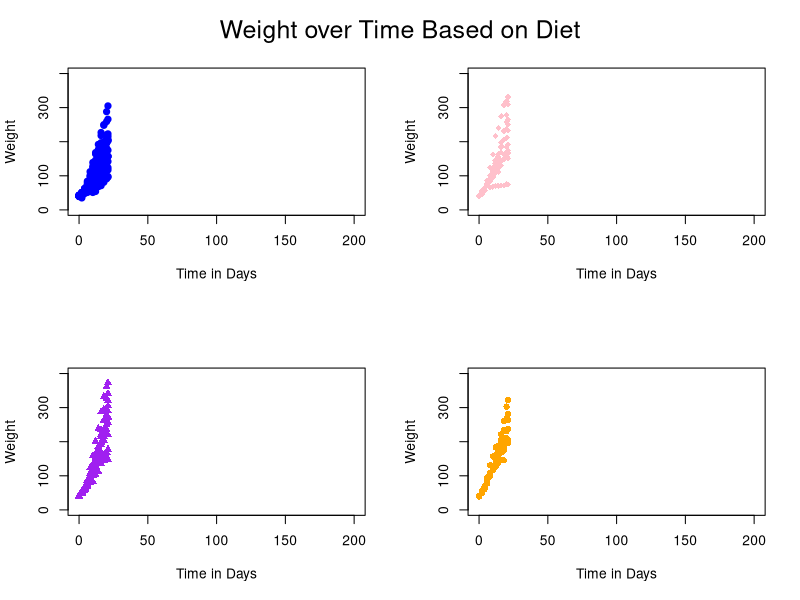
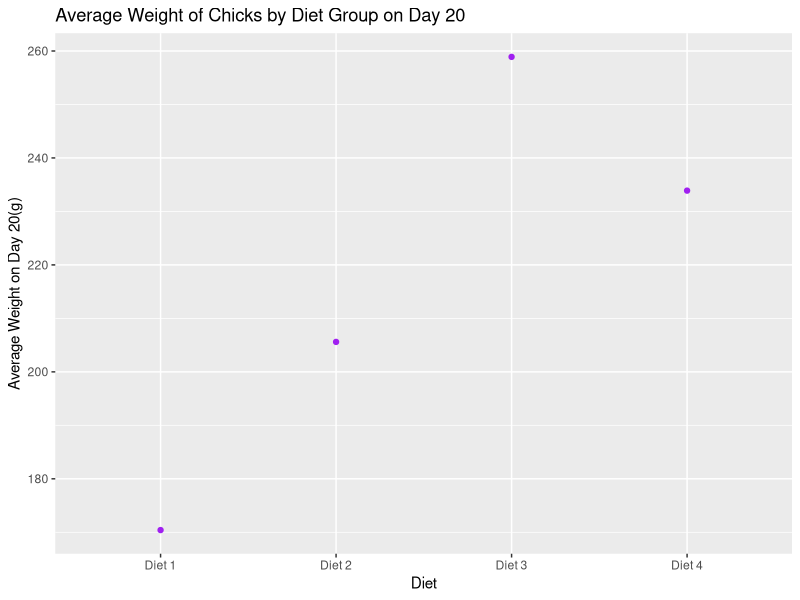
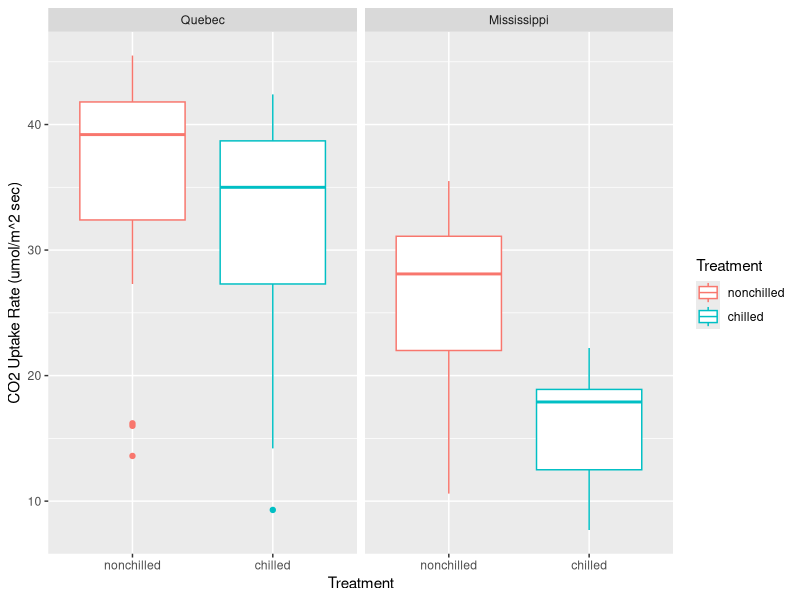
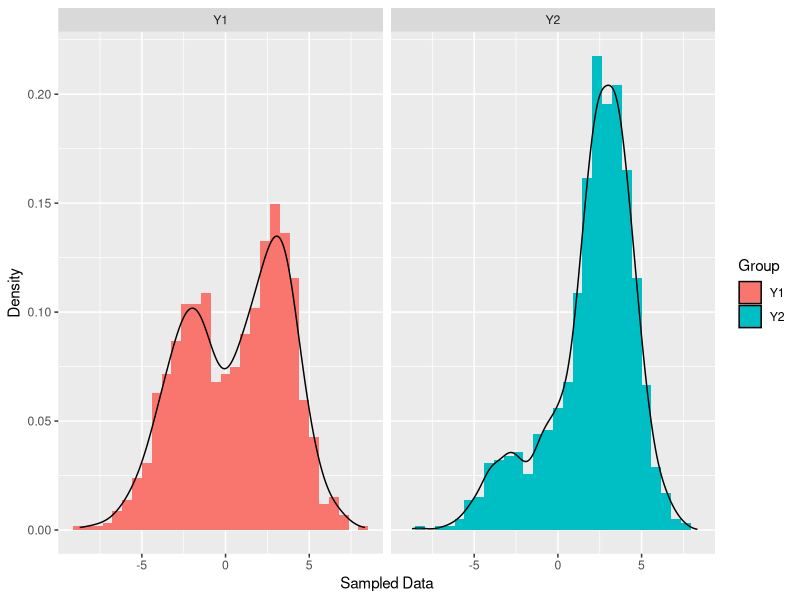

Recreate these plots in R, in order.
## ---- chunk 1
knitr::opts_chunk$set(echo = TRUE)
## ---- chunk 2
library(ggplot2)
library(tidyverse)
#Plot #1 - Doing Scatterplots with GGplot
head(ChickWeight)
chick<-(ChickWeight)
par(mfrow=c(2,2))
#A really long way to do this, but this makes subsets of the data by diet
Diet_One<-subset(chick, chick$Diet=="1")
Diet_Two<-subset(chick, chick$Diet=="2")
Diet_Three<-subset(chick, chick$Diet=="3")
Diet_Four<-subset(chick, chick$Diet=="4")
#plotting the subset of data and making it pretty with descriptions and colors 
plot(Diet_One$weight ~ Diet_One$Time, pch=19, xlab ="Time in Days", ylab="Weight", ylim=c(0,400), xlim=c(0,200), col="blue")
plot(Diet_Two$weight ~ Diet_Two$Time, pch=18, xlab ="Time in Days", ylab="Weight", ylim=c(0,400), xlim=c(0,200), col="pink")
plot(Diet_Three$weight ~ Diet_Three$Time, pch=17, xlab ="Time in Days", ylab="Weight", ylim=c(0,400), xlim=c(0,200), col="purple")
plot(Diet_Four$weight ~ Diet_Four$Time, pch=16, xlab ="Time in Days", ylab="Weight", ylim=c(0,400), xlim=c(0,200),col="orange")
mtext("Weight over Time Based on Diet", outer = T, cex = 1.5, line = -2.5)

#Here we have a long string of pipes to determine the average weight of chicks 
#by diet group on the 20th day of the study where Time is 20. 
levels(ChickWeight$Diet) <- c("Diet 1","Diet 2","Diet 3","Diet 4") #Organize the data by diet. 
#The pipe is here 
Day20WeightAvg <-  filter(ChickWeight, (Time == 20)) %>%
  group_by(Diet, Time) %>%
  summarise(Mean = mean(weight))

head(Day20WeightAvg) #This shows the four diets, with time 20, and the mean weight of the chicks on that day
Day20WeightAvg$Time <- as.factor(Day20WeightAvg$Time) 
#Here I did a plot just to visualize the data for the mean weight on day 20 for each diet. 
ggplot(Day20WeightAvg, aes(x=Diet, y=Mean)) + geom_point(col="purple") + labs(x = 'Diet', y = 'Average Weight on Day 20(g)', title = "Average Weight of Chicks by Diet Group on Day 20") 

#could have also made a pipestring like this, but this only shows the diet and the mean; where
#my other pipe included time 20. 
ChickWeight %>% group_by(Diet) %>% filter(Time == "20") %>% summarize("Weight" = mean(weight))
par(mfrow=c(1,1)) #reset the plot layouts. 

#Plot #2: Histograms with GGplot
data("CO2")
head(CO2)
ggplot(data = CO2) + 
  geom_boxplot(aes(x = Treatment, y = uptake, color = Treatment)) + 
  facet_wrap(CO2$Type, 1, 2) + 
  labs(main = "CO2 Uptake Based on 2 Treatment Groups, Grouped by Region", y = "CO2 Uptake Rate (umol/m^2 sec)")


#Function 1: Mixture Normal Distribution where if U=1, then Y will come from a normal distribution 
#with mean μ1 and standard deviation σ1,orif U=0, then Y will come from the other normal
#distribution with mean μ2 and standard deviation σ2.
library("purrr")
TheMixtureNormal <- function(p, mu1, mu2, sigma1, sigma2) {
  U <- rbernoulli(1, p = p)
  ifelse(U == 1, rnorm(1, mean = mu1, sd = sigma1), rnorm(1, mean = mu2, sd = sigma2))
}

set.seed(1024) #A seed for reproducibility

Y1 <- replicate(1000, TheMixtureNormal(0.5, -2, 3, 2, 1.5))
Y2 <- replicate(1000, TheMixtureNormal(0.2, -2, 3, 2, 1.5))
TheMixtureNormal_Data <- data.frame("Datapoint" = c(Y1, Y2), "Group" = c(rep("Y1", 1000), rep("Y2", 1000)))
#Creating a GG plot with the left panel containing the histogram 
#and a fitted density for Y1 and the right panel containing the same for Y2.
ggplot(data = TheMixtureNormal_Data) + 
  geom_histogram(aes(x = Datapoint, y = ..density.., fill= Group)) + 
  geom_density(aes(x = Datapoint)) +
  facet_grid(. ~ Group) + 
  labs(main = "Histograms of 2 Mixture Normal Distributions", x = "Sampled Data", y = "Density")



#Function 2: simulate the weather forecast in Richmond. There are two states, sunny or rainy.
# If a day is sunny, the probability that the next day is sunny is 0.85. 
#If a day is rainy, the probability that the next day is rainy is 0.35. 
#If a day is rainy, the amount of rainfall accumulation in the city is governed by an Exponential(λ=2) 
#distribution, where the value from that distribution is the rainfall in inches. 
#If a day is sunny, there can be no rain.


ProbabilityMatrix <- matrix(c(0.85, 0.15, 0.65, 0.35), 2, 2, T)

RVATenDayWeather <- function(Initial) {
  StartRVA<- Initial
  ifelse(StartRVA == "Sunny", InitialVector <- c(1, 0), InitialVector <- c(0, 1))
  ForecastDF <- data.frame("Day" = 1:10, "Prediction" = rep(0, 10), "Rainfall" = rep(0, 10))
  for (i in 1:10) {
    TheNextDay <- InitialVector %*% ProbabilityMatrix
    NextDaySim <- rbernoulli(1, p = TheNextDay[1])
    ifelse(NextDaySim == 1, ForecastDF$Prediction[i] <- "Sun", ForecastDF$Prediction[i] <- "Rain")
    ifelse(NextDaySim == 0, ForecastDF$Rainfall[i] <- rexp(1, 2), ForecastDF$Rainfall[i] <- round(0, 1))
    TheNextDay <- TheNextDay %*% ProbabilityMatrix
  }
  
  ForecastDF %>% mutate("Sunny Days" = cumsum(Prediction == "Sun"), "Total Rainfall in Inches" = cumsum(Rainfall))
}

mean(replicate(1000, RVATenDayWeather("Sunny")$'Sunny Days'[10]))
mean(replicate(1000, RVATenDayWeather("Rainy")$'Sunny Days'[10])) 

